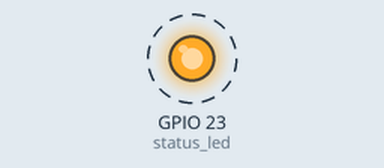
This program was run on a simulated Raspberry Pi (BCM pin numbers). On the bench: output pins drawn as LEDs (lit = HIGH). Dashed ring = blinking. What the program prints to the terminal is not drawn.

Above: at 0.5 s.
Timing chart, 0 to 4.6 s (numbered marks = the images above):
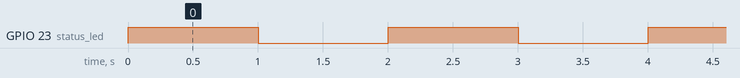

Measured:
- by itself, GPIO 23 (status_led): alternates HIGH for 1.0 s and LOW for 1.0 s

The program:

gpio_status_led.py
```python
import gpiozero
from time import sleep

STATUS_LED_PIN = 23

status_led = gpiozero.PWMOutputDevice(STATUS_LED_PIN)

while True:
    print("LED ON")
    status_led.value = 1.0
    sleep(1)
    print("LED OFF")
    status_led.value = 0.0
    sleep(1)
```
